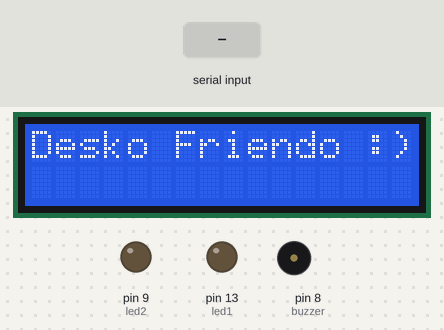
A sketch run on a simulated Arduino Uno, built with avr-gcc and run on an emulated ATmega328P. Parts: 16×2 character LCD, output pins drawn as LEDs (lit = HIGH), buzzer (waves = sounding). Inputs (shaded band) come from the test bench.

Above: at 1.2 s.
1.3 s: "1\n" received over Serial
At 2.0 s:
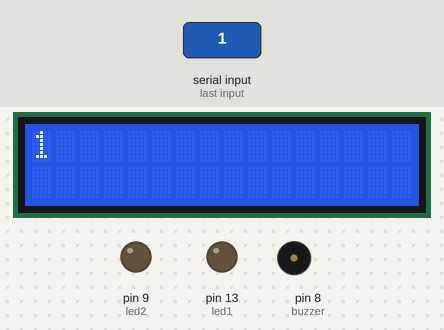
3.1 s: byte 10 ('\n') received over Serial
At 4.6 s:
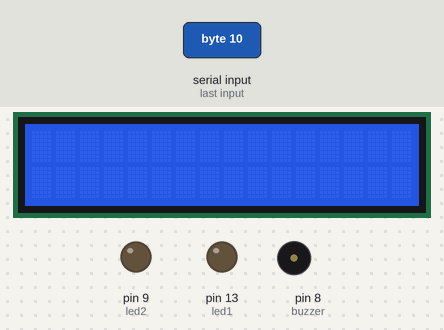
4.9 s: "0\n" received over Serial
At 6.0 s:
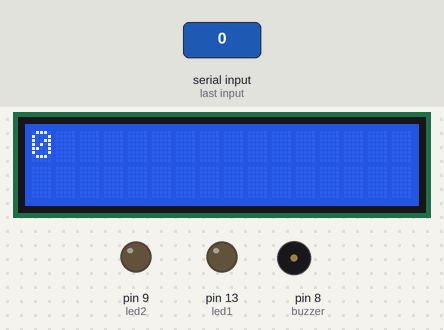
Timing chart, 0 to 7.9 s (numbered marks = the images above; inputs shaded):
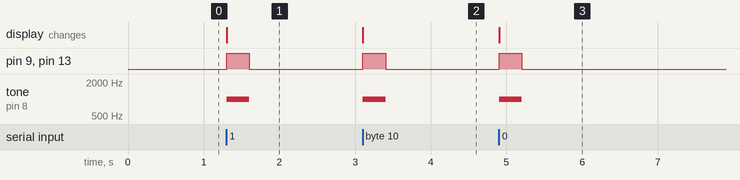

Measured:
- after the input at 1.3 s, pin 9 (led2), pin 13 (led1): LOW → HIGH at once, → LOW 0.30 s later; tone on pin 8 (buzzer): silent → 1000 Hz at once, → silent 0.30 s later; the display: changes at once (image 1)
- after the input at 3.1 s, pin 9 (led2), pin 13 (led1): LOW → HIGH at once, → LOW 0.30 s later; tone on pin 8 (buzzer): silent → 1000 Hz at once, → silent 0.30 s later; the display: changes at once (image 2)
- after the input at 4.9 s, pin 9 (led2), pin 13 (led1): LOW → HIGH at once, → LOW 0.30 s later; tone on pin 8 (buzzer): silent → 1000 Hz at once, → silent 0.30 s later; the display: changes at once (image 3)

The sketch:

arduino_code.ino
```cpp
#include <LiquidCrystal.h>

// LCD pin configuration: RS, E, D4, D5, D6, D7
LiquidCrystal lcd(12, 11, 5, 4, 3, 2);  // All LCD pins unchanged

// Pin definitions
const int led1 = 13;  // Built-in LED
const int led2 = 9;   // Second LED
const int buzzer = 8; // Buzzer moved to pin 8

String incomingMessage = "";

void setup() {
  Serial.begin(9600);
  lcd.begin(16, 2);
  lcd.clear();
  lcd.setCursor(0, 0);
  lcd.print("Desko Friendo :)");

  pinMode(led1, OUTPUT);
  pinMode(led2, OUTPUT);
  pinMode(buzzer, OUTPUT);
}

void loop() {
  while (Serial.available()) {
    char c = Serial.read();

    if (c == '\n') {
      // === Display message on LCD ===
      lcd.clear();
      lcd.setCursor(0, 0);
      lcd.print(incomingMessage.substring(0, 16));
      lcd.setCursor(0, 1);
      if (incomingMessage.length() > 16) {
        lcd.print(incomingMessage.substring(16, 32));
      }

      // === Blink LEDs ===
      digitalWrite(led1, HIGH);
      digitalWrite(led2, HIGH);

      // === Beep the buzzer ===
      tone(buzzer, 1000, 300);  // 1000 Hz for 300 ms
      delay(300);
      noTone(buzzer);

      // === Turn off LEDs ===
      digitalWrite(led1, LOW);
      digitalWrite(led2, LOW);

      // Clear message buffer
      incomingMessage = "";

    } else {
      incomingMessage += c;
    }
  }
}
```
